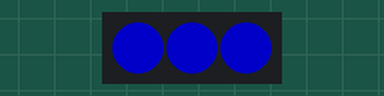
This sketch was run on a simulated Arduino Uno, built with avr-gcc and run on an emulated ATmega328P. Shown: 3 RGB LEDs in strip order, left to right. Dim RGB values are drawn brighter than linear.

Above: at 0.16 s.
Timing chart, 0 to 40.0 s (numbered marks = the images above):
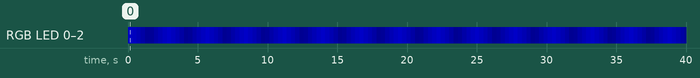

Measured:
- by itself, RGB LED 0–2: off → RGB(0, 0, 100) at 0.01 s, → RGB(0, 0, 80) 0.31 s later, → RGB(0, 0, 60) 0.31 s later, → RGB(0, 0, 40) 0.31 s later, … (131 changes in this stretch)

The sketch:

testingBreathingLights.ino
```cpp
#include "FastLED.h"
#define FASTLED_INTERNAL
#define NUM_LEDS 3
#define DATA_PIN 6
#define BRIGHTNESS 100
int bright = 100;

CRGB leds[NUM_LEDS];

void setup() {
  // put your setup code here, to run once:
  FastLED.addLeds<WS2811, DATA_PIN, RGB>(leds, NUM_LEDS);
  FastLED.setBrightness( bright );
}

void loop() {
  // put your main code here, to run repeatedly:
  for (int i = 0; i < NUM_LEDS; i++){
    leds[i] = CRGB::Blue;
    FastLED.show();
  }

  for (int i = 100; i > 10; i--){
    bright = i;
    FastLED.setBrightness( bright );
    FastLED.show();
    delay(15);
  }
  for (int i = 10; i < 100; i++){
    bright = i;
    FastLED.setBrightness( bright );
    FastLED.show();
    delay(15);
  }
}
```
